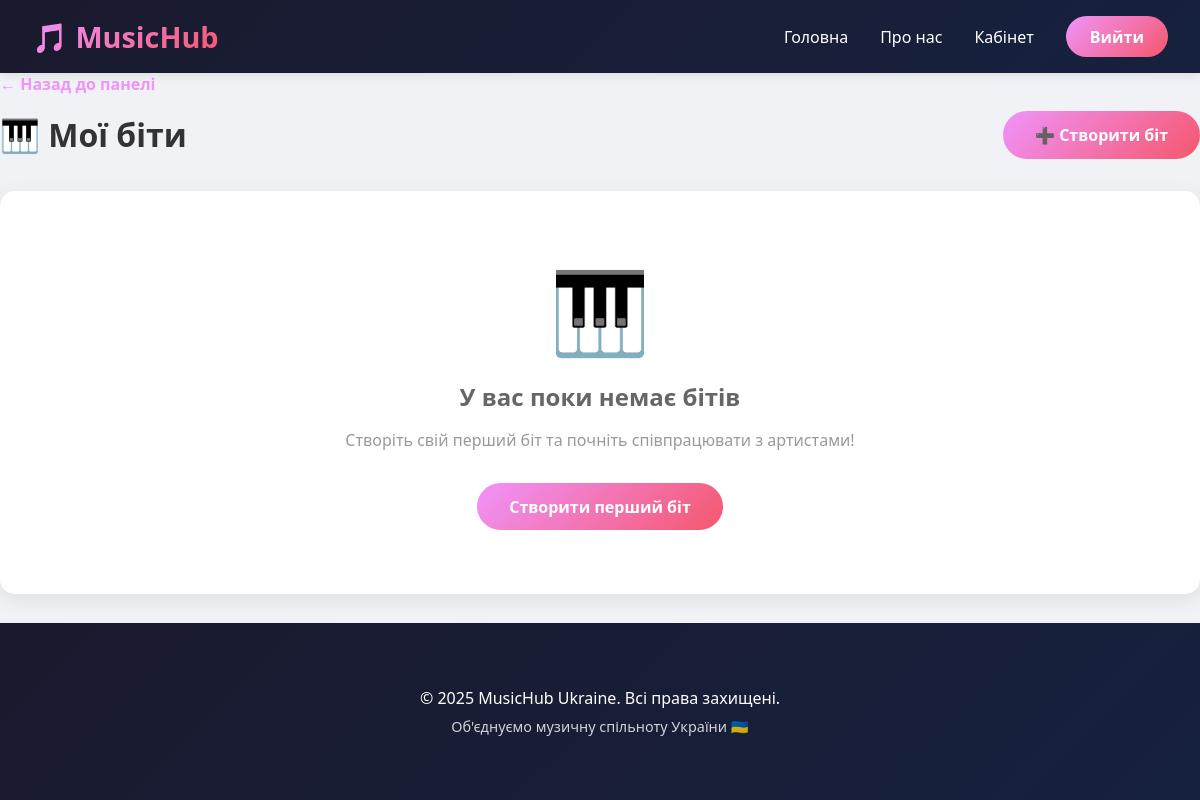
Before: /beats/ (signed in) with the older database file.
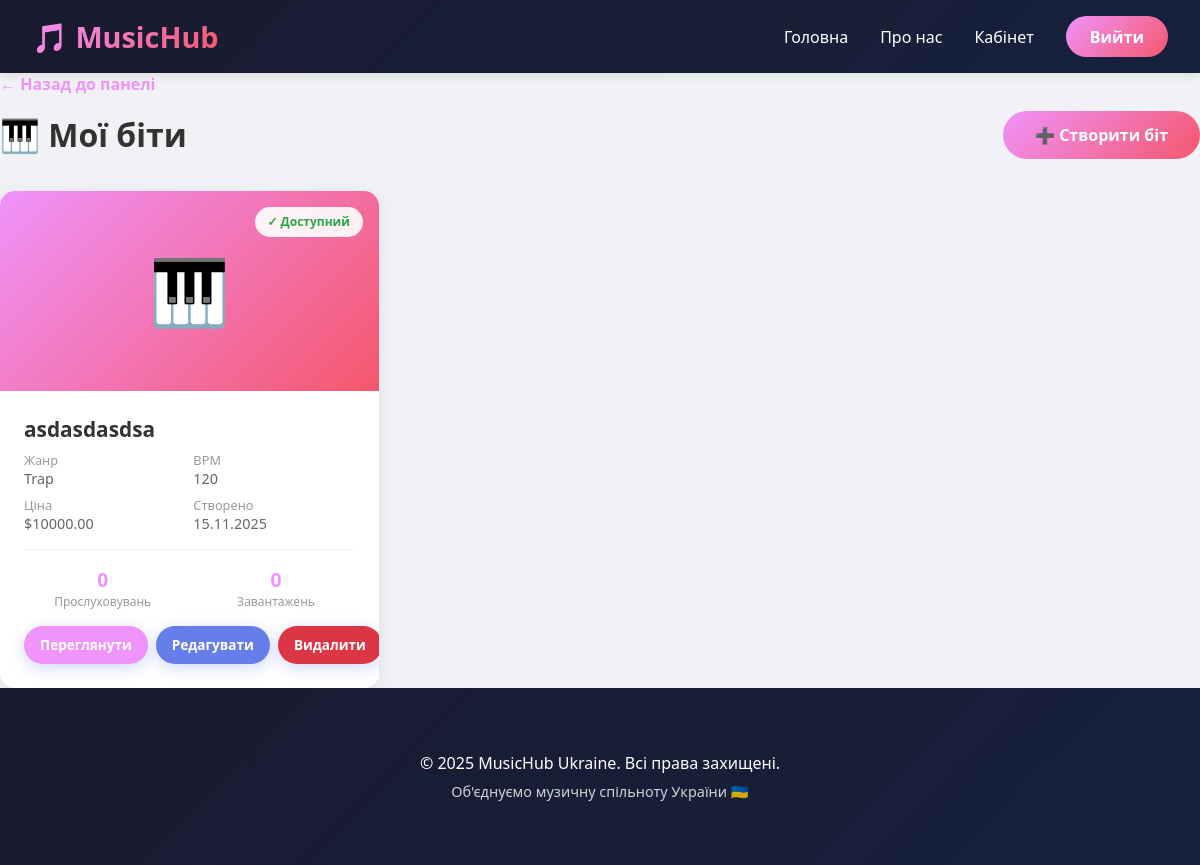
After: the same page with the newer database file.
### music/models.py (models this page shows, shortened)
class Beat(models.Model):
    GENRE_CHOICES = (
        ('trap', 'Trap'),
        ('lofi', 'Lo-Fi'),
        ('hiphop', 'Hip-Hop'),
        ('rock', 'Rock'),
        ('electronic', 'Electronic'),
        ('jazz', 'Jazz'),
        ('rnb', 'R&B'),
        ('pop', 'Pop'),
    )
    producer = models.ForeignKey(User, on_delete=models.CASCADE, related_name='beats', limit_choices_to={'role': 'producer'})
    title = models.CharField(max_length=200)
    genre = models.CharField(max_length=20, choices=GENRE_CHOICES)
    bpm = models.PositiveIntegerField(help_text="Beats per minute")
    price = models.DecimalField(max_digits=10, decimal_places=2, null=True, blank=True, help_text="Ціна в доларах")
    description = models.TextField(blank=True)
    audio_file = models.FileField(upload_to='beats/', null=True, blank=True)
    plays_count = models.PositiveIntegerField(default=0)
    downloads_count = models.PositiveIntegerField(default=0)
    is_available = models.BooleanField(default=True, help_text="Чи доступний біт для покупки")
    is_exclusive = models.BooleanField(default=False, help_text="Ексклюзивний біт")
    created_at = models.DateTimeField(auto_now_add=True)
    updated_at = models.DateTimeField(auto_now=True)
    class Meta:
        ordering = ['-created_at']

### music/views.py (the view)
# urls.py: path('beats/', views.beat_list, name='beat_list'),
@login_required
def beat_list(request):
    if request.user.role != 'producer':
        messages.error(request, 'У вас немає доступу до цієї сторінки')
        return redirect('music:dashboard')
    beats = Beat.objects.filter(producer=request.user).order_by('-created_at')
    context = {'beats': beats}
    return render(request, 'music/beat_list.html', context)

### music/templates/music/beat_list.html (shortened to what this page needs)
{% extends "music/base.html" %}
{% block content %}
<div class="beats-container">
    <a href="{% url 'music:producer_dashboard' %}" class="back-link">← Назад до панелі</a>
    <div class="page-header">
        <h1>🎹 Мої біти</h1>
        <a href="{% url 'music:beat_create' %}" class="btn-primary">➕ Створити біт</a>
    </div>
    {% if beats %}
    <div class="beats-grid">
        {% for beat in beats %}
        <div class="beat-card">
            <div class="beat-cover" style="background: linear-gradient(135deg,
                {% cycle '#f093fb 0%, #f5576c 100%' '#667eea 0%, #764ba2 100%' '#43e97b 0%, #38f9d7 100%' '#fa709a 0%, #fee140 100%' '#ff9a9e 0%, #fecfef 100%' '#a8edea 0%, #fed6e3 100%' %});">
                🎹
                {% if beat.is_exclusive %}
                <div class="beat-badge badge-exclusive">⭐ Ексклюзив</div>
                {% elif beat.is_available %}
                <div class="beat-badge badge-available">✓ Доступний</div>
                {% endif %}
            </div>
            <div class="beat-info">
                <div class="beat-title">{{ beat.title }}</div>
                <div class="beat-meta">
                    <div class="meta-item">
                        <div class="meta-label">Жанр</div>
                        {{ beat.get_genre_display }}
                    </div>
                    <div class="meta-item">
                        <div class="meta-label">BPM</div>
                        {{ beat.bpm }}
                    </div>
                    <div class="meta-item">
                        <div class="meta-label">Ціна</div>
                        {% if beat.price %}${{ beat.price }}{% else %}Не вказано{% endif %}
                    </div>
                    <div class="meta-item">
                        <div class="meta-label">Створено</div>
                        {{ beat.created_at|date:"d.m.Y" }}
                    </div>
                </div>
                <div class="beat-stats">
                    <div class="stat-item">
                        <div class="stat-value">{{ beat.plays_count }}</div>
                        <div class="stat-label">Прослуховувань</div>
                    </div>
                    <div class="stat-item">
                        <div class="stat-value">{{ beat.downloads_count }}</div>
                        <div class="stat-label">Завантажень</div>
                    </div>
                </div>
                <div class="beat-actions">
                    <a href="{% url 'music:beat_detail' beat.pk %}" class="btn btn-view">Переглянути</a>
                    <a href="{% url 'music:beat_update' beat.pk %}" class="btn btn-edit">Редагувати</a>
                    <a href="{% url 'music:beat_delete' beat.pk %}" class="btn btn-delete">Видалити</a>
                </div>
            </div>
        </div>
        {% endfor %}
    </div>
    {% else %}
    <div class="empty-state">
        <div class="empty-icon">🎹</div>
        <h2>У вас поки немає бітів</h2>
        <p>Створіть свій перший біт та почніть співпрацювати з артистами!</p>
        <a href="{% url 'music:beat_create' %}" class="btn-primary">Створити перший біт</a>
    </div>
    {% endif %}
</div>
{% endblock %}

Changed rows visible on the page:
added Beat: is_exclusive "✓ Доступний", title "asdasdasdsa", genre "Trap", bpm "120", price "10000.00", created_at "15.11.2025", plays_count "0", downloads_count "0"
Other visible differences:
text no longer shown: "🎹 У вас поки немає бітів Створіть свій перший біт та почніть співпрацювати з артистами! Створити перший біт"
